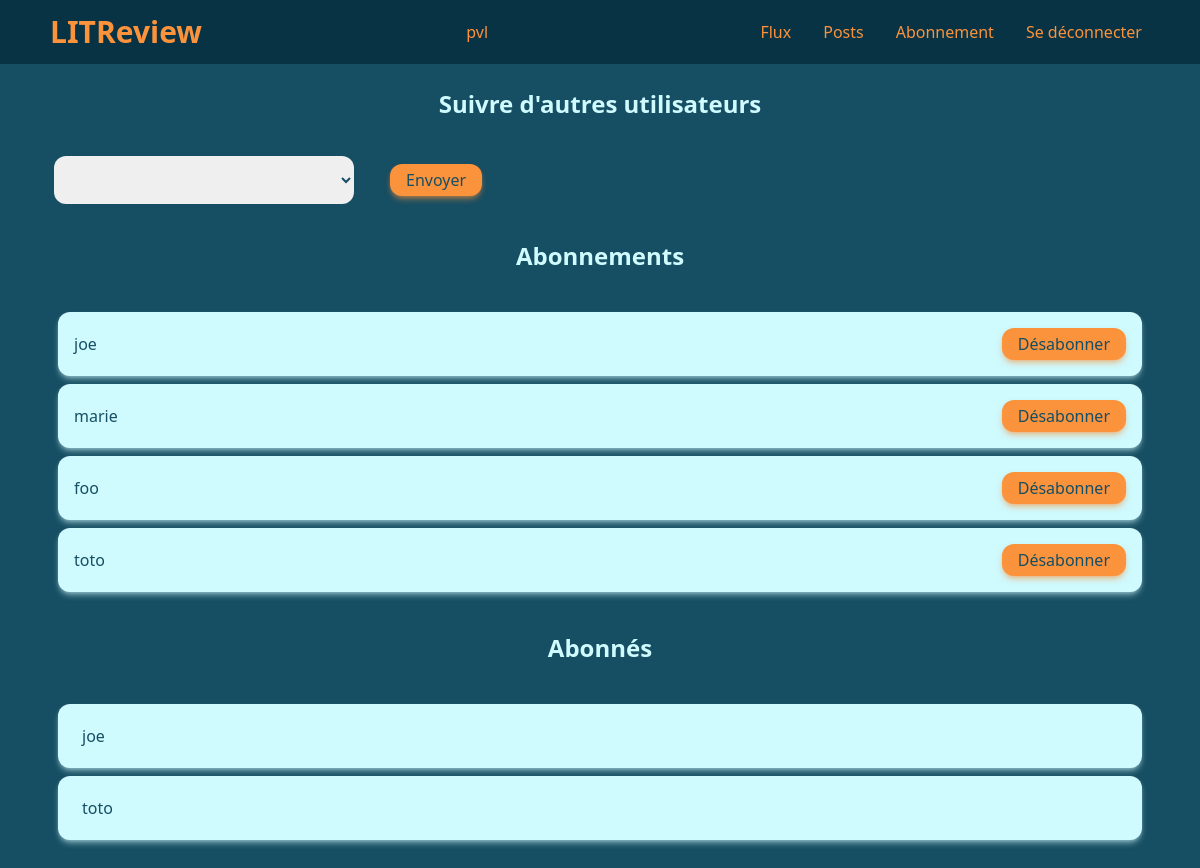
/review/follows/ (signed in), run on the app's committed database.
### authentication/models.py (models this page shows, shortened)
class User(AbstractBaseUser, PermissionsMixin):
    username = models.CharField(max_length=20, unique=True)
    is_active = models.BooleanField(default=True)
    is_superuser = models.BooleanField(default=False)
    is_staff = models.BooleanField(default=False)
    date_joined = models.DateTimeField(default=timezone.now)
    last_login = models.DateTimeField(blank=True, null=True)
    objects = CustomUserManager()
    USERNAME_FIELD = 'username'
    REQUIRED_FIELDS = []

### review/models.py (models this page shows)
class UserFollows(models.Model):
    user = models.ForeignKey(to=settings.AUTH_USER_MODEL, on_delete=models.CASCADE, related_name='follower')
    followed_user = models.ForeignKey(to=settings.AUTH_USER_MODEL, on_delete=models.CASCADE, related_name='follow_user')
    class Meta:
        unique_together = ('user', 'followed_user', )
    @classmethod
    def get_followers(cls, user_pk):
        return cls.objects.all().filter(followed_user=user_pk)
    @classmethod
    def get_users_followed(cls, user_pk):
        return cls.objects.all().filter(user=user_pk)

### review/views.py (the view, shortened to what this page needs)
# urls.py: path('follows/', views.FollowView.as_view(), name='follows'),
class FollowView(LoginRequiredMixin, View):
    template = 'review/follows.html'
    follow_form_class = forms.FollowForm
    follow_class = models.UserFollows
    def get(self, request):
        form = self.follow_form_class()
        no_following = User.objects.exclude(
            Q(follow_user__user = request.user) |
            Q(pk = request.user.pk)
            )
        form.fields['followed_user'].queryset = no_following
        return render(request, self.template, context=self._get_follow_context(request, form))
    def _get_follow_context(self, request, form):
        return {
            'form': form,
            'followers': self.follow_class.get_followers(request.user),
            'followed': self.follow_class.get_users_followed(request.user)
        }

### review/forms.py
class FollowForm(forms.ModelForm):
    class Meta:
        model = models.UserFollows
        fields = ['followed_user',]
    def __init__(self, *args, **kwargs):
        super().__init__(*args, **kwargs)
        self.fields['followed_user'].empty_label = None

### review/templates/review/follows.html (shortened to what this page needs)
{% extends 'base.html' %}
{% block content %}
    <div class="w-full">
        <h2 class="flex items-center justify-center h-24">Suivre d'autres utilisateurs</h2>
        <form method="post" class="label-none flex items-center">
            {{ form }}
            <button type="submit" class="btn px-4 py-1 ml-8">Envoyer</button>
        </form>
        <h2 class="flex items-center justify-center h-24">Abonnements</h2>
        <ul class="flex flex-col justify-around items-center gap-2 p-2">
            {% for follow in followed %}
                <li class="card-light flex justify-between items-center w-full p-4 h-16">
                    <p>{{ follow.followed_user }}</p>
                    <a href="{% url 'unfollow' id=follow.followed_user.pk %}" class="btn px-4 py-1">Désabonner</a>
                </li>
            {% endfor %}
        </ul>
        <h2 class="flex items-center justify-center h-24">Abonnés</h2>
        <ul class="flex flex-col justify-around items-center gap-2 p-2">
            {% for follower in followers %}
                <li class="card-light flex justify-between items-center w-full p-4 h-16">
                    <p class="p-2">{{ follower.user }}</p>
                </li>
            {% endfor %}
        </ul>
    </div>
{% endblock %}

### templates/base.html (shortened to what this page needs)
<!DOCTYPE html>
<html lang="en">
<head>
    <link rel="stylesheet" href="/static/css/output.css">
</head>
<body class="bg-cyan-900">
    <div class="relative">
        <nav class="flex justify-center fixed top-0 left-0 right-0  h-16 bg-cyan-950 w-full" >
            <div class="nav-text flex justify-between items-center xl:w-2/3 lg:w-11/12">
                <h1>LITReview</h1>
                {% if user.is_authenticated %}
                <p>{{ user }}</p>
                <ul class="flex gap-4">
                    <li>
                        <a href="{% url 'flux' %}" class="nav-hover px-2">Flux</a>
                    </li>
                    <li>
                        <a href="{% url 'posts' %}" class="nav-hover px-2">Posts</a>
                    </li>
                    <li>
                        <a href="{% url 'follows' %}" class="nav-hover px-2">Abonnement</a>
                    </li>
                    <li>
                        <a href="{% url 'logout' %}" class="nav-hover px-2">Se déconnecter</a>
                    </li>
                </ul>
                {% endif %}
            </div>
        </nav>
    </div>
    <section class="flex justify-center w-full mt-14 mb-6 text-cyan-900">
        <div class="flex flex-col items-center xl:w-2/3 lg:w-11/12 w-full">
            {% block content %}{% endblock %}
        </div>
    </section>
</body>
</html>

### data on the page
User: username "pvl"
UserFollows: followed_user "joe"
UserFollows: followed_user "marie"
UserFollows: followed_user "foo"
UserFollows: followed_user "toto"
UserFollows: user "joe"
UserFollows: user "toto"
